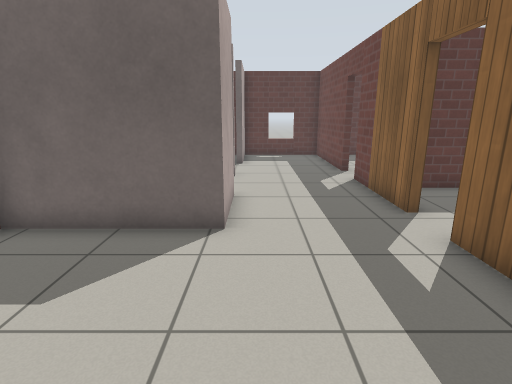
[1] (above)

21 first-person views from a walk through a robot-simulator world made for Gazebo. The camera is 1.2 m above the floor, tilts 14° down and sees 80° across. The floor is counted in squares, 0.5 m on a side. Each view is taken from the middle of a square. On the plan, view 1 faces up. The plan holds only what a view shows up to about 18 squares ahead; the rest is blank. Simple patterns stand in for the simulator's built-in surfaces.

[2]
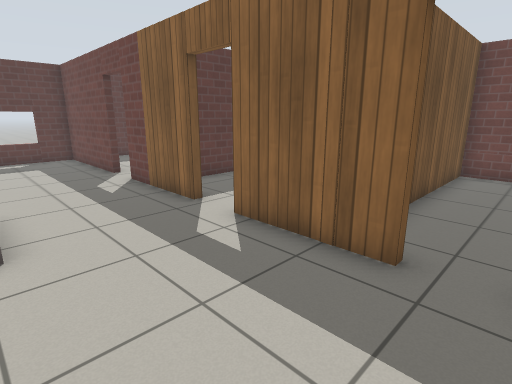

[3]
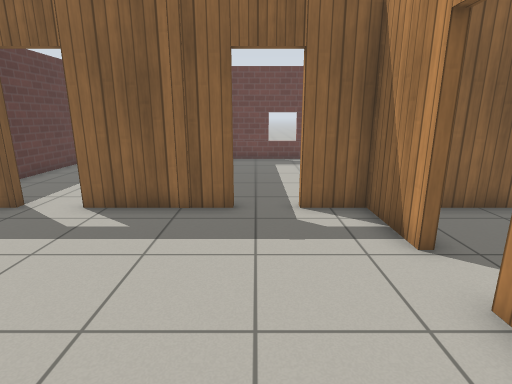

[4]
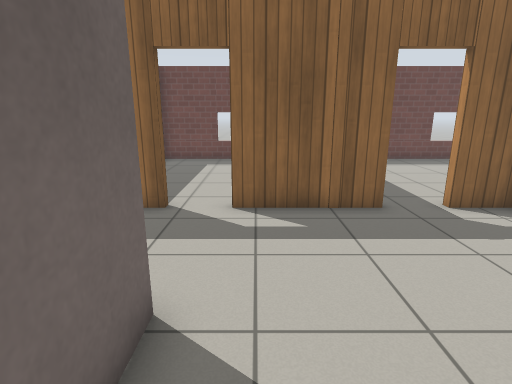

[5]
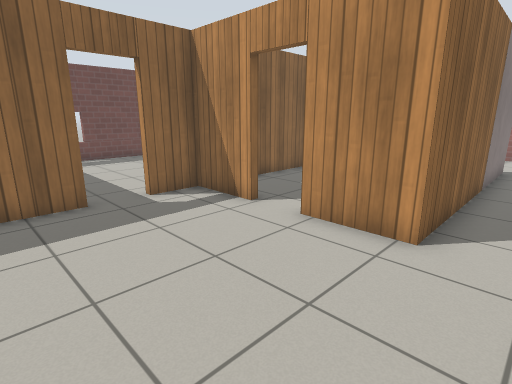

[6]
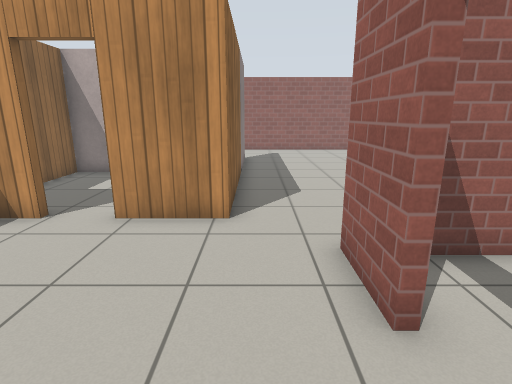

[7]
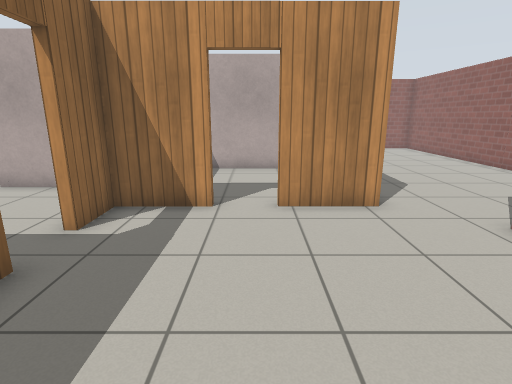

[8]
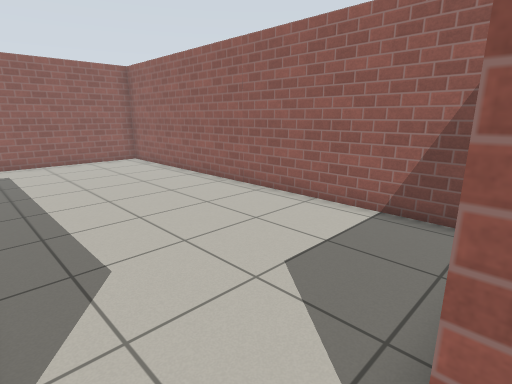

[9]
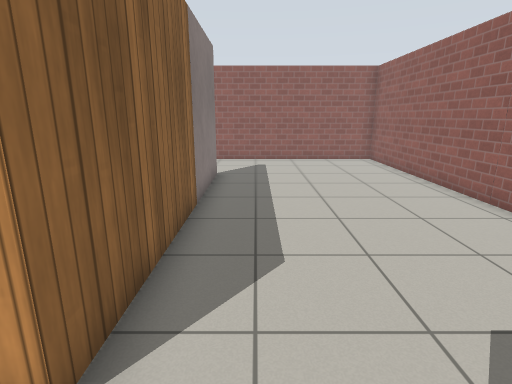

[10]
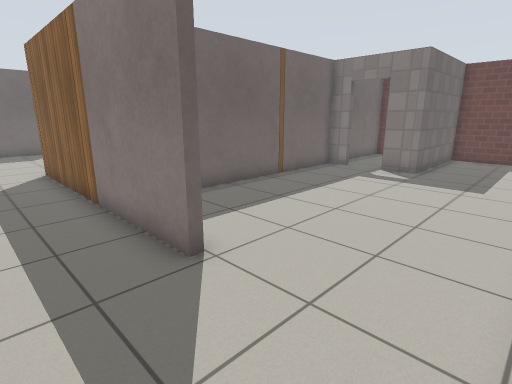

[11]
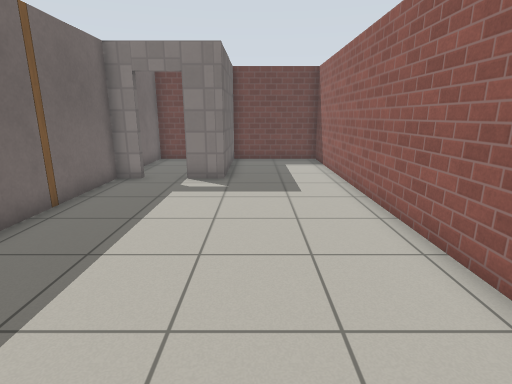

[12]
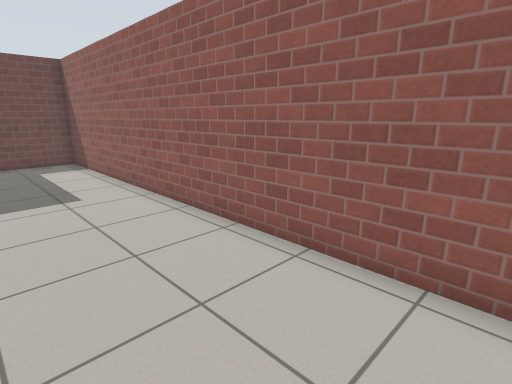

[13]
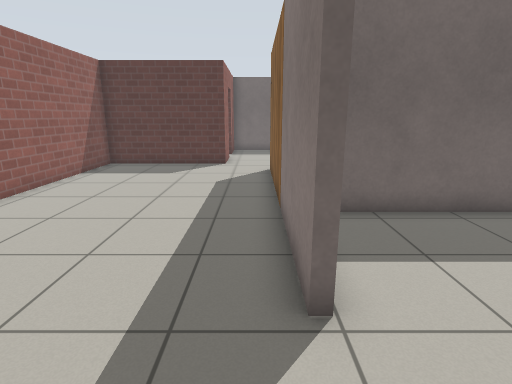

[14]
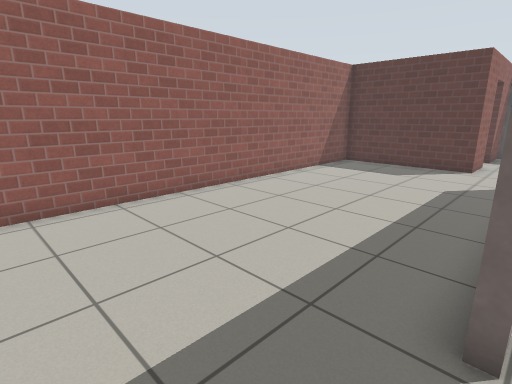

[15]
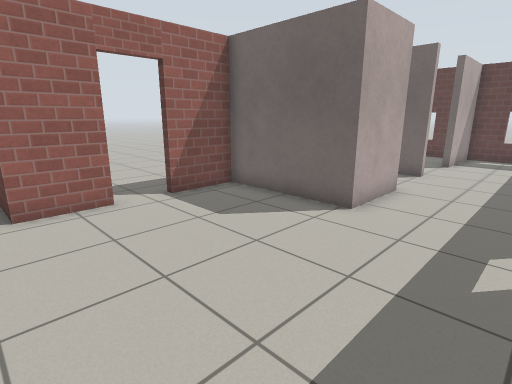

[16]
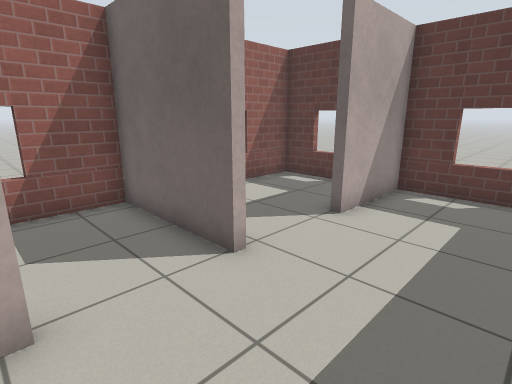

[17]
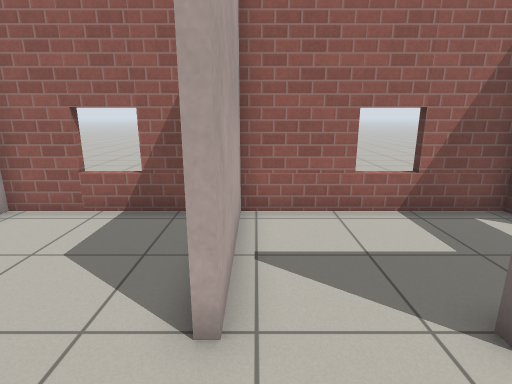

[18]
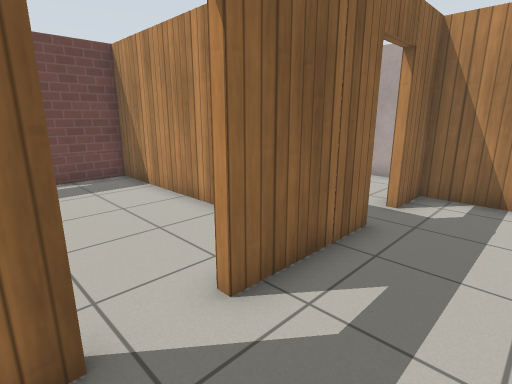

[19]
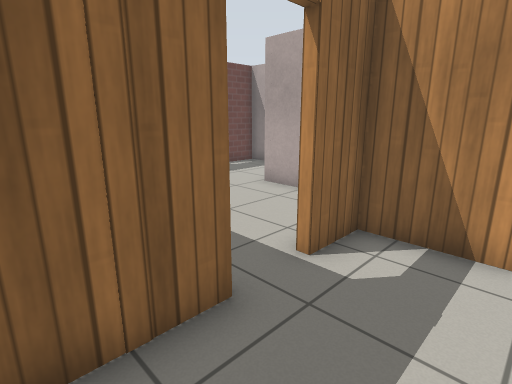

[20]
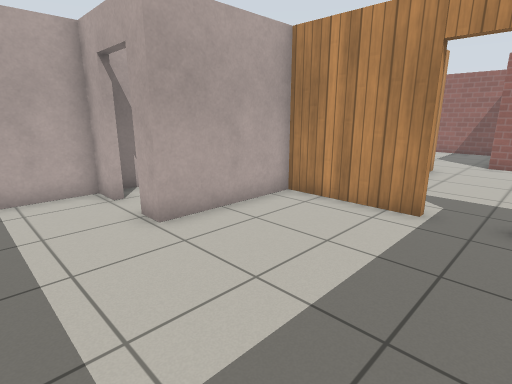

[21]
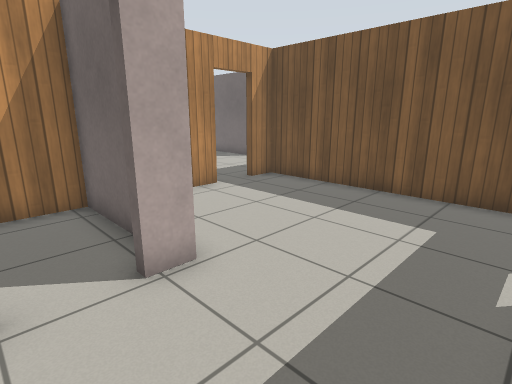

### Floor plan
Key: @ floor where view 1 was taken; # wall or solid block; . floor; D open door; = window, fence, low wall or low ledge; T thing the floor can be seen under or through.
Columns run from 13 left of view 1 to 14 right of it. Each row starts with its distance up from view 1.
 20 ..
 19 ..     ###=####=##
 18 ..     #....#....#
 17        #....#....#.
 16        =....#....#.
 15        #.........#.
 14        #.........#.
 13        #.........D
 12        ######....D
 11        T.........#
 10        T.........###########
  9        =....#....#.........#
  8        #... #....#.........#
  7 ..     #.. ##....D.........#
  6 ....   #####.....D.........=
  5 ...... #.........#.........#
  4  ......#.........#.........#
  3     ...D.........###########
  2       .D.........#.........#
  1      ..#.........D.........#
  0  #######.....@...D.........=
 -1  #...............#.........=
 -2  #........###DD###.........#
 -3  #........# .....#.........#
 -4  #........# .....#.........#
 -5  #........# .....######....#
 -6  #........# .....#....D....=
 -7  #........# .....#....D....#
 -8  #........##################
 -9  #........#..........#.....#
-10  #........#..........D.....#
-11  #........#..........D..
-12  #........#..........#
-13  #...................#######
-14  #.........................#
-15  #.........................#
-16  #.........................#
-17  #........................##
-18  ##########################

Where each view was taken, in squares from view 1:
view 1: 0 up, 0 right, facing up
view 2: 0 up, 1 left, facing up-right
view 3: 1 up, 4 left, facing right
view 4: 5 up, 4 left, facing right
view 5: 4 up, 5 left, facing down-right
view 6: 5 up, 4 left, facing down
view 7: 6 up, 0 right, facing down
view 8: 0 up, 4 left, facing down-left
view 9: 0 up, 5 left, facing down
view 10: 17 down, 6 left, facing up-right
view 11: 14 down, 4 left, facing right
view 12: 13 down, 4 left, facing down-right
view 13: 16 down, 4 left, facing up
view 14: 16 down, 3 left, facing up-left
view 15: 1 down, 3 right, facing up-left
view 16: 9 up, 3 right, facing up-left
view 17: 13 up, 2 right, facing left
view 18: 8 up, 1 right, facing down-right
view 19: 4 up, 1 right, facing down-right
view 20: 2 up, 12 right, facing down-left
view 21: 7 down, 13 right, facing up-left
